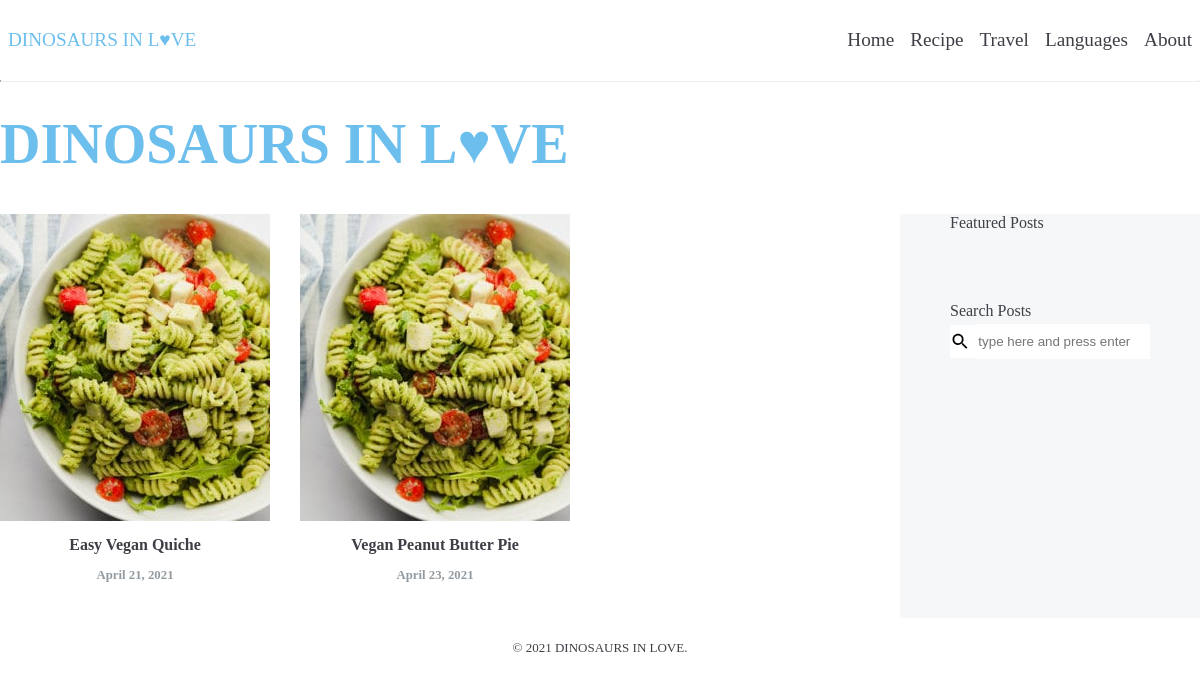
The page /sleepyfish/recipes/1/ on the database as committed earlier.
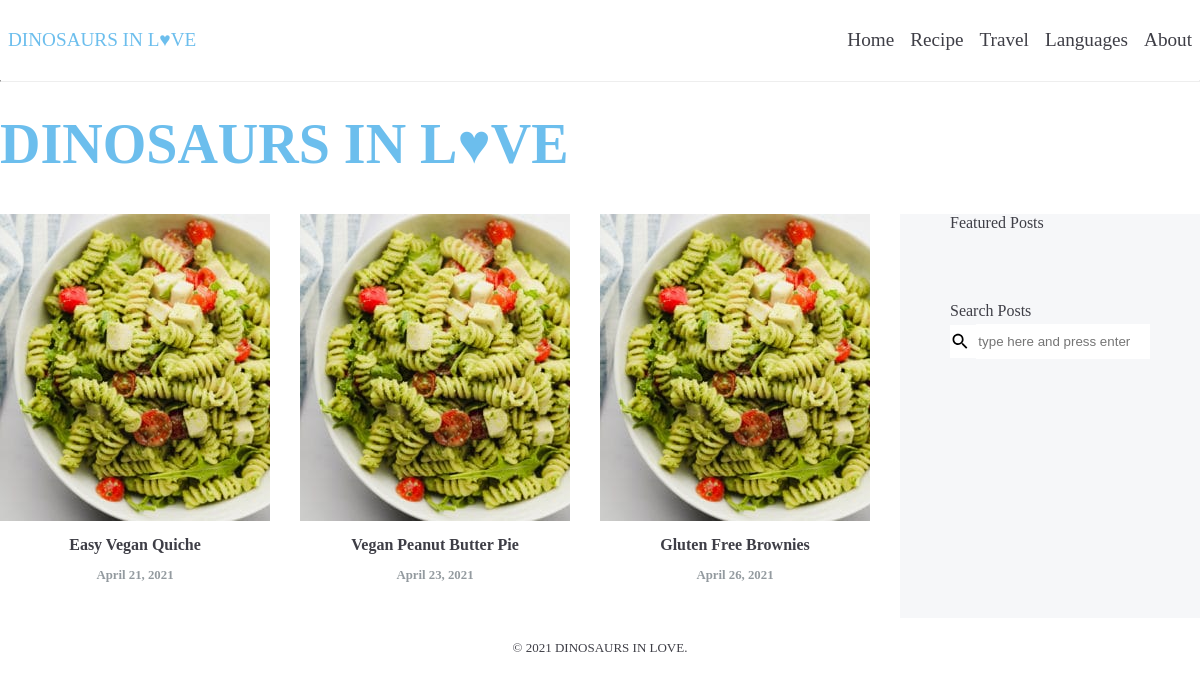
The same page on the database as committed later.
### app/models.py (models this page shows, shortened)
class Post(models.Model):
    recipe_category = models.ForeignKey(Category, on_delete=models.CASCADE)
    created_at = models.DateTimeField(auto_now_add=True)
    updated_at = models.DateTimeField(auto_now=True)
    name = models.CharField(max_length=255)
    description = models.TextField()
    ingredients = models.TextField()
    instructions = models.TextField()
    notes = models.TextField()
    class Meta:
        ordering = ['created_at', 'updated_at']

### app/views.py (the view)
# urls.py: path('recipes/<int:category_pk>/', views.get_a_category, name='get_a_category'),
def get_a_category(request, category_pk):
    category = get_object_or_404(models.Category, pk=category_pk)
    posts = models.Post.objects.filter(recipe_category_id=category_pk)
    return render(request, 'app/get_a_category.html', {'posts': posts,
                                                       'category': category})

### app/templates/app/get_a_category.html
{% extends "layout.html" %}
{% load static %}
{% block content %}
<div class="category">
    {% for post in posts %}
    <article>
        <a href="{% url 'app:post_detail' post.recipe_category.pk post.pk %}">
            <img class="image_post" src="/static/images/test.jpg">
            <h4>
                {{ post.name }}
                <div class="date">{{ post.created_at|date:'F d, Y' }}</div>
            </h4>
        </a>
    </article>
    {% endfor %}
</div>
{% endblock %}

Rows that differ between the two databases and show on the page:
added Post: name "Gluten Free Brownies", created_at "April 26, 2021"
